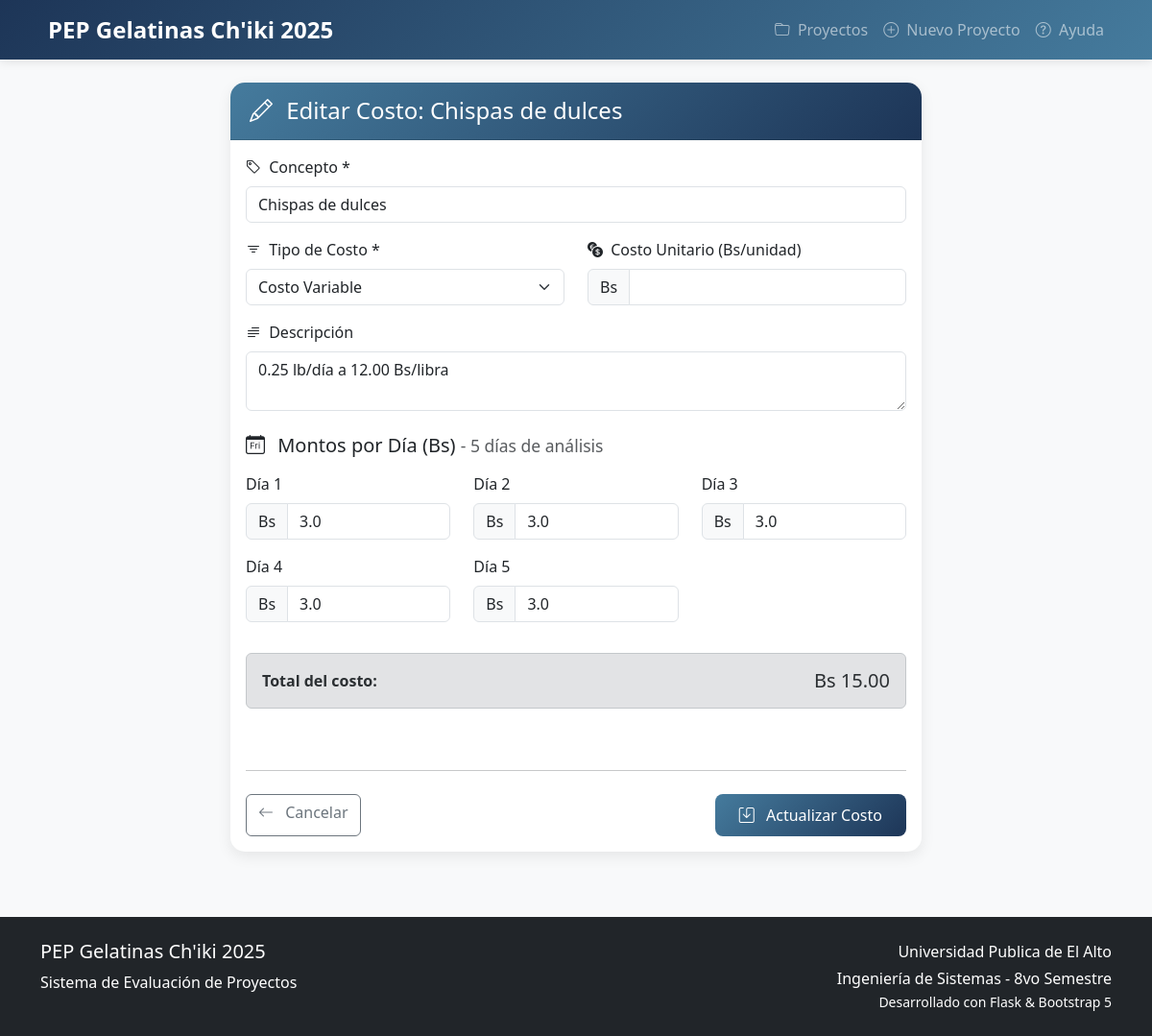
Page /costos/4/edit on the committed database.
### models.py (models this page shows, shortened)
class Costo(db.Model):
    __tablename__ = 'costos'
    id = db.Column(db.Integer, primary_key=True)
    proyecto_id = db.Column(db.Integer, db.ForeignKey('proyectos.id'), nullable=False)
    concepto = db.Column(db.String(255), nullable=False)
    tipo = db.Column(db.String(50), nullable=False)  # fijo, variable, inversion
    descripcion = db.Column(db.Text)
    periodo_0 = db.Column(db.Float, default=0.0)
    periodo_1 = db.Column(db.Float, default=0.0)
    periodo_2 = db.Column(db.Float, default=0.0)
    periodo_3 = db.Column(db.Float, default=0.0)
    periodo_4 = db.Column(db.Float, default=0.0)
    costo_unitario = db.Column(db.Float)
    created_at = db.Column(db.DateTime, default=datetime.utcnow)
    updated_at = db.Column(db.DateTime, default=datetime.utcnow, onupdate=datetime.utcnow)
    @property
    def total(self):
        return self.periodo_0 + self.periodo_1 + self.periodo_2 + self.periodo_3 + self.periodo_4

### app.py (the view, shortened to what this page needs)
@app.route('/costos/<int:id>/edit', methods=['GET', 'POST'])
def edit_costo(id):
    costo = Costo.query.get_or_404(id)
    return render_template('costos/edit.html', costo=costo)

### app.py (called while the page is built)
def formatCurrency(value):
    if value is None:
        return "Bs 0.00"
    return f"Bs {value:,.2f}"

### templates/costos/edit.html (shortened to what this page needs)
{% extends "layout.html" %}
{% block content %}
<div class="container">
    <div class="row justify-content-center">
        <div class="col-lg-8">
            <div class="card card-vrash">
                <div class="card-header card-header-vrash">
                    <h4 class="mb-0">
                        <i class="bi bi-pencil me-2"></i> Editar Costo: {{ costo.concepto }}
                    </h4>
                </div>
                <div class="card-body">
                    <form method="POST" action="{{ url_for('edit_costo', id=costo.id) }}">
                        <div class="row">
                            <div class="col-md-12 mb-3">
                                <label for="concepto" class="form-label">
                                    <i class="bi bi-tag me-1"></i> Concepto *
                                </label>
                                <input type="text"
                                       class="form-control"
                                       id="concepto"
                                       name="concepto"
                                       value="{{ costo.concepto }}"
                                       required>
                            </div>
                            <div class="col-md-6 mb-3">
                                <label for="tipo" class="form-label">
                                    <i class="bi bi-filter me-1"></i> Tipo de Costo *
                                </label>
                                <select class="form-select" id="tipo" name="tipo" required>
                                    <option value="variable" {% if costo.tipo == 'variable' %}selected{% endif %}>Costo Variable</option>
                                </select>
                            </div>
                            <div class="col-md-6 mb-3">
                                <label for="costo_unitario" class="form-label">
                                    <i class="bi bi-currency-exchange me-1"></i> Costo Unitario (Bs/unidad)
                                </label>
                                <div class="input-group">
                                    <span class="input-group-text">Bs</span>
                                    <input type="number"
                                           step="0.0001"
                                           min="0"
                                           class="form-control"
                                           id="costo_unitario"
                                           name="costo_unitario"
                                           value="{{ costo.costo_unitario or '' }}">
                                </div>
                            </div>
                            <div class="col-md-12 mb-4">
                                <label for="descripcion" class="form-label">
                                    <i class="bi bi-text-paragraph me-1"></i> Descripción
                                </label>
                                <textarea class="form-control"
                                          id="descripcion"
                                          name="descripcion"
                                          rows="2">{{ costo.descripcion or '' }}</textarea>
                            </div>
                            <div class="col-12 mb-4">
                                <h5 class="mb-3">
                                    <i class="bi bi-calendar-day me-2"></i>
                                    Montos por Día (Bs)
                                    <small class="text-muted"> - 5 días de análisis</small>
                                </h5>
                                <div class="row">
                                    {% for dia in range(5) %}
                                    <div class="col-md-4 mb-3">
                                        <label for="periodo_{{ dia }}" class="form-label">Día {{ dia + 1 }}</label>
                                        <div class="input-group">
                                            <span class="input-group-text">Bs</span>
                                            <input type="number"
                                                   step="0.01"
                                                   min="0"
                                                   class="form-control"
                                                   id="periodo_{{ dia }}"
                                                   name="periodo_{{ dia }}"
                                                   value="{{ costo['periodo_' ~ dia] or 0 }}">
                                        </div>
                                    </div>
                                    {% endfor %}
                                </div>
                                <div class="alert alert-secondary mt-3">
                                    <div class="d-flex justify-content-between align-items-center">
                                        <span><strong>Total del costo:</strong></span>
                                        <span class="h5 mb-0">{{ formatCurrency(costo.total) }}</span>
                                    </div>
                                </div>
                            </div>
                        </div>
                        <hr class="my-4">
                        <div class="d-flex justify-content-between">
                            <a href="{{ url_for('show_proyecto', id=costo.proyecto_id) }}" class="btn btn-outline-secondary">
                                <i class="bi bi-arrow-left me-2"></i> Cancelar
                            </a>
                            <button type="submit" class="btn btn-vrash">
                                <i class="bi bi-save me-2"></i> Actualizar Costo
                            </button>
                        </div>
                    </form>
                </div>
            </div>
        </div>
    </div>
</div>
{% endblock %}

### templates/layout.html (style rules this page uses)
:root { --vrash-red: #E63946; --vrash-blue: #457B9D; --vrash-light: #F1FAEE; --vrash-dark: #1D3557; }
body { background-color: #f8f9fa; font-family: 'Segoe UI', system-ui, sans-serif; }
.card-vrash { border: none; border-radius: 15px; box-shadow: 0 5px 15px rgba(0,0,0,0.08); transition: transform 0.3s; margin-bottom: 20px; }
.card-header-vrash { background: linear-gradient(135deg, var(--vrash-blue), var(--vrash-dark)); color: white; border-radius: 15px 15px 0 0 !important; font-weight: 600; padding: 15px 20px; }
.btn-vrash { background: linear-gradient(135deg, var(--vrash-blue), var(--vrash-dark)); border: none; color: white; padding: 10px 25px; border-radius: 8px; font-weight: 500; transition: all 0.3s; }

### rows in the picture
Costo: concepto "Chispas de dulces", tipo "Costo Variable", descripcion "0.25 lb/día a 12.00 Bs/libra", periodo_0 "3.0" "3.0" "3.0" "3.0" "3.0", periodo_0+periodo_1+periodo_2 "Bs 15.00"

### other values in the picture
{{ dia + 1 }} "1" "2" "3" "4" "5"
